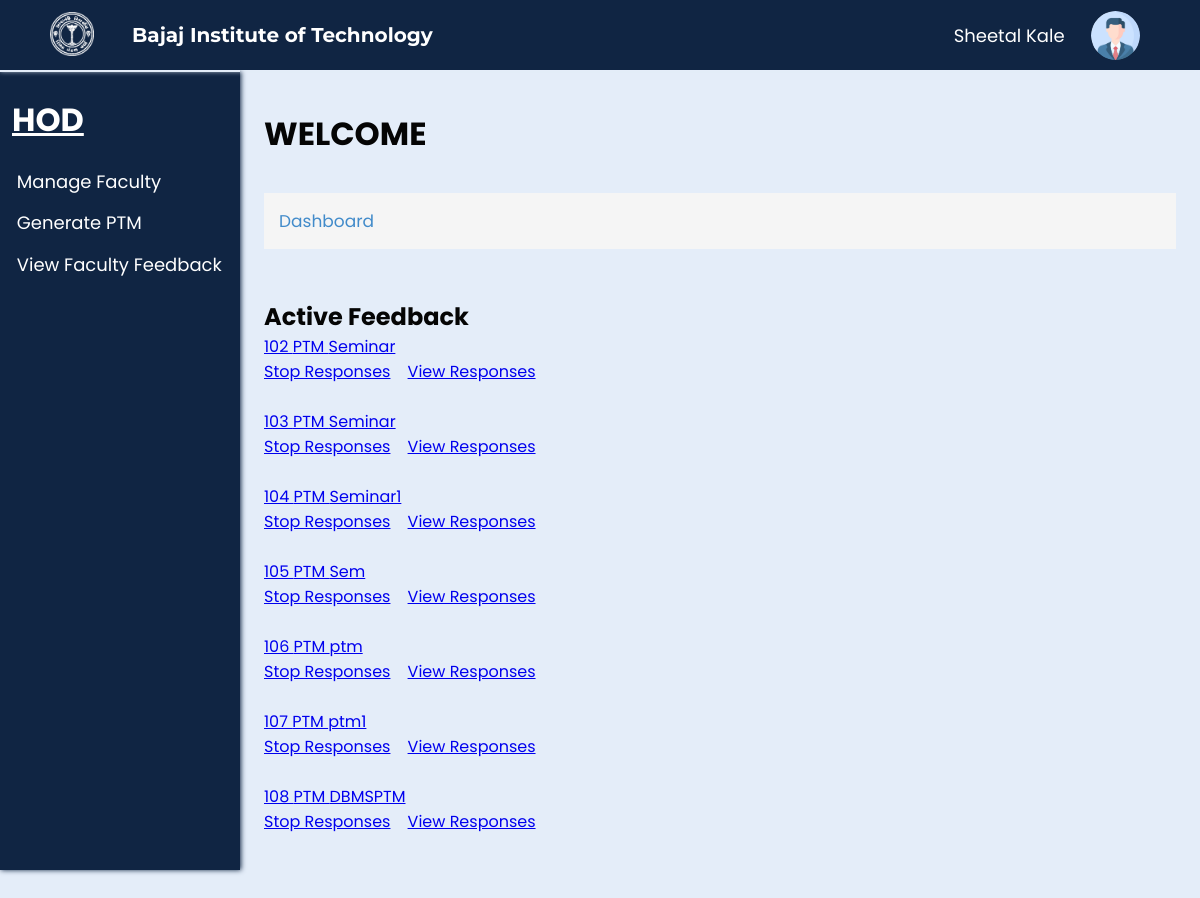
Before: /HOD.php (signed in) with the older database file.
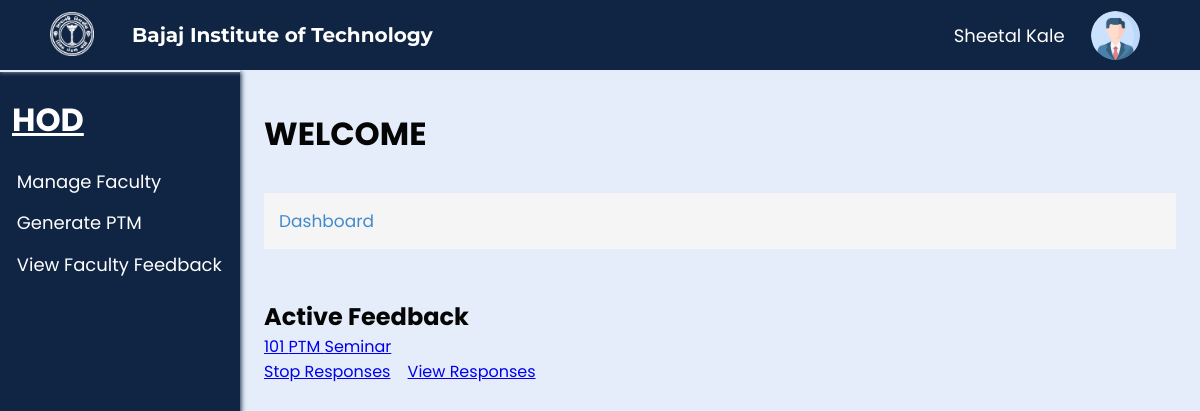
After: the same page with the newer database file.
### tables this page shows
CREATE TABLE `feedbacks` (
  `feedback_id` int(100) NOT NULL,
  `feedback_type` text NOT NULL,
  `author` text NOT NULL,
  `subject` text NOT NULL,
  `status` text NOT NULL,
  `dept` varchar(10) NOT NULL,
  `year` varchar(3) NOT NULL,
  `sem` varchar(4) NOT NULL,
  `section` varchar(1) NOT NULL
);

### check.php (called while the page is built, shortened)
<?php
$email = $_SESSION['email'];
$fname = $_SESSION['fname'];
$lname = $_SESSION['lname'];
?>

### hod.php (the view, shortened to what this page needs)
<?php
include('connect.php');
include('check.php');
$query = "SELECT * from feedbacks WHERE author = (SELECT FNAME from users WHERE EMAIL = '$email') ";
$result = mysqli_query($conn, $query);
?>
<html lang="en">
<head>
  <link rel="stylesheet" href="css/hod.css?v=<?php echo time(); ?>">
  <link rel="stylesheet" href="css/common.css?v=<?php echo time(); ?>">
  <link rel="stylesheet" href="css/pop.css?v=<?php echo time(); ?>">
</head>
<body>
  <div class="nav">
    <div class="img">
      <img id="img" src="images/bitlogo_transparent.png" alt="BIT Logo">
    </div>
    <h2 id="heading">Bajaj Institute of Technology</h2>
    <div class="links" id="links">
      <p class="input">
        <?php echo $fname, " ", $lname; ?>
      </p>
      <div class="account_div" onclick="profileAccount();">
        <img class="account_img" src="images/user.png" alt="User" width="7%" style="border-radius: 50%;">
      </div>
    </div>
  </div>
  <div class="spaces"></div>
  <div class="full">
    <div class="left">
      <h1>HOD</h1>
      <ul>
        <li><a href="manageFaculty.php">Manage Faculty</a></li>
        <li><a href="generateptm.php">Generate PTM</a></li>
        <li><a href="hodviewfeedback.php?id=<?php echo $feed; ?>">View Faculty Feedback</a></li>
      </ul>
    </div>
    <div class="right">
      <h1>WELCOME</h1>
      <br>
      <p>Dashboard</p>
      <br>
      <br>
      <h2>Active Feedback</h2>
       <?php
while ($row = mysqli_fetch_assoc($result)) {
  $id = $row['feedback_id'];
?>
<a href = "feedbackform.php?id=<?php echo $id;?>">
  <?php echo $row['feedback_id']; ?>
  <?php echo $row['feedback_type']; ?>
  <?php echo $row['subject']; ?><br>
  <a href="hodstopresponses.php?id=<?php echo $id;?>">Stop Responses</a>&nbsp;&nbsp;&nbsp;
  <a href="hodviewresponses.php?id=<?php echo $id;?>">View Responses</a><br>
</a><br>
<?php
}
?>
    </div>
  </div>
</body>
</html>

Changed rows visible on the page:
no longer on this page (row edited): feedbacks: feedback_id "102", feedback_type "PTM", subject "Seminar"
no longer on this page (row edited): feedbacks: feedback_id "103", feedback_type "PTM", subject "Seminar"
removed feedbacks: feedback_id "104", feedback_type "PTM", subject "Seminar1"
removed feedbacks: feedback_id "105", feedback_type "PTM", subject "Sem"
removed feedbacks: feedback_id "106", feedback_type "PTM", subject "ptm"
removed feedbacks: feedback_id "107", feedback_type "PTM", subject "ptm1"
removed feedbacks: feedback_id "108", feedback_type "PTM", subject "DBMSPTM"
now on this page (row edited): feedbacks: feedback_id "101", feedback_type "PTM", subject "Seminar"
